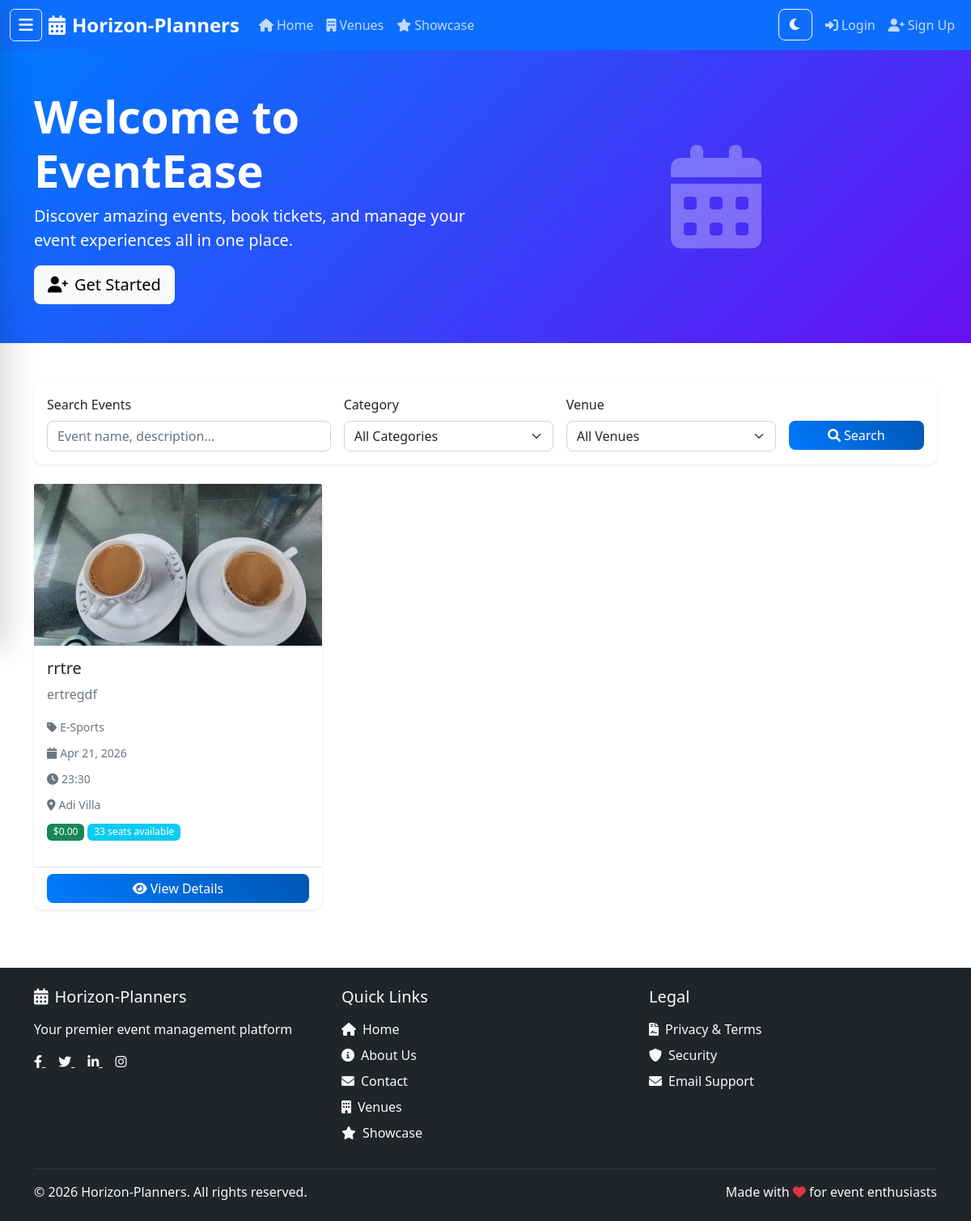
The page / on the database its author committed.
### apps/events/models.py (models this page shows, shortened)
class Event(TimeStampedModel):
    class Status(models.TextChoices):
        DRAFT = 'draft', 'Draft'
        PUBLISHED = 'published', 'Published'
        CANCELLED = 'cancelled', 'Cancelled'
        COMPLETED = 'completed', 'Completed'
    title = models.CharField(max_length=200)
    description = models.TextField()
    category = models.ForeignKey(Category, on_delete=models.PROTECT, related_name='events')
    manager = models.ForeignKey(
        settings.AUTH_USER_MODEL,
        on_delete=models.CASCADE,
        related_name='managed_events',
        limit_choices_to={'role': 'horizon_planner'}
    )
    venue = models.ForeignKey('venues.Venue', on_delete=models.PROTECT, related_name='events')
    event_date = models.DateField()
    start_time = models.TimeField()
    end_time = models.TimeField()
    start_date = models.DateTimeField(blank=True, null=True)
    end_date = models.DateTimeField(blank=True, null=True)
    registration_deadline = models.DateTimeField(blank=True, null=True)
    total_seats = models.PositiveIntegerField(help_text='Total number of available seats')
    max_capacity = models.PositiveIntegerField(blank=True, null=True)
    min_capacity = models.PositiveIntegerField(blank=True, null=True)
    base_price = models.DecimalField(max_digits=10, decimal_places=2)
    requires_approval = models.BooleanField(default=False)
    is_free = models.BooleanField(default=False)
    is_active = models.BooleanField(default=True)
    status = models.CharField(max_length=20, choices=Status.choices, default=Status.DRAFT)
    is_featured = models.BooleanField(default=False)
    poster_image = models.ImageField(upload_to='events/posters/', blank=True, null=True)
    age_restriction = models.PositiveIntegerField(
        null=True,
        blank=True,
        validators=[MinValueValidator(0), MaxValueValidator(21)]
    )
    special_instructions = models.TextField(blank=True)
    class Meta:
        ordering = ['event_date', 'start_time']
    @property
    def available_seats(self):
        booked_seats = self.orders.filter(
            payment__status='completed'
        ).aggregate(total=models.Sum('ticket_quantity'))['total'] or 0
        return self.total_seats - booked_seats

class Category(models.Model):
    name = models.CharField(max_length=100, unique=True)
    description = models.TextField(blank=True)
    color = models.CharField(max_length=7, default='#007bff', help_text='Hex color code')
    icon = models.CharField(max_length=50, blank=True, help_text='Font Awesome icon class')
    class Meta:
        ordering = ['name']
        verbose_name_plural = 'categories'

### apps/venues/models.py (models this page shows, shortened)
class Venue(TimeStampedModel):
    name = models.CharField(max_length=200)
    slug = models.SlugField(max_length=250, unique=True, blank=True)
    description = models.TextField()
    address = models.TextField()
    city = models.CharField(max_length=100)
    state = models.CharField(max_length=100)
    postal_code = models.CharField(max_length=20)
    country = models.CharField(max_length=100, default='USA')
    capacity = models.PositiveIntegerField(help_text='Maximum number of people')
    area_sqft = models.PositiveIntegerField(null=True, blank=True, help_text='Area in square feet')
    hourly_rate = models.DecimalField(max_digits=10, decimal_places=2)
    daily_rate = models.DecimalField(max_digits=10, decimal_places=2, null=True, blank=True)
    contact_person = models.CharField(max_length=200)
    contact_phone = models.CharField(max_length=20)
    contact_email = models.EmailField()
    has_parking = models.BooleanField(default=False)
    has_wifi = models.BooleanField(default=False)
    has_catering = models.BooleanField(default=False)
    has_av_equipment = models.BooleanField(default=False)
    has_accessibility = models.BooleanField(default=False)
    manager = models.ForeignKey(
        settings.AUTH_USER_MODEL,
        on_delete=models.CASCADE,
        related_name='managed_venues',
        limit_choices_to={'role': 'venue_manager'}
    )
    is_active = models.BooleanField(default=True)
    class Meta:
        ordering = ['name']

### apps/events/views.py (the view)
# urls.py: path('', views.EventListView.as_view(), name='home'),
class EventListView(ListView):
    model = Event
    template_name = 'events/event_list.html'
    context_object_name = 'events'
    paginate_by = 12
    def get_queryset(self):
        queryset = Event.objects.filter(status='published').select_related('venue', 'category')
        search_query = self.request.GET.get('search')
        if search_query:
            queryset = queryset.filter(
                Q(title__icontains=search_query) |
                Q(description__icontains=search_query) |
                Q(category__name__icontains=search_query)
            )
        category_id = self.request.GET.get('category')
        if category_id:
            queryset = queryset.filter(category_id=category_id)
        venue_id = self.request.GET.get('venue')
        if venue_id:
            queryset = queryset.filter(venue_id=venue_id)
        return queryset.order_by('-is_featured', 'event_date', 'start_time')
    def get_context_data(self, **kwargs):
        context = super().get_context_data(**kwargs)
        context['categories'] = Category.objects.all()
        context['venues'] = Venue.objects.filter(is_active=True).order_by('name')
        context['search_query'] = self.request.GET.get('search', '')
        context['featured_events'] = Event.objects.filter(
            status='published',
            is_featured=True
        ).select_related('venue', 'category')[:5]
        return context

### templates/events/event_list.html (shortened to what this page needs)
{% extends 'base.html' %}
{% load static %}
{% block content %}
<div class="hero-section bg-primary text-white py-5 mb-5">
    <div class="container">
        <div class="row align-items-center">
            <div class="col-lg-6">
                <h1 class="display-4 fw-bold">Welcome to EventEase</h1>
                <p class="lead">Discover amazing events, book tickets, and manage your event experiences all in one place.</p>
                {% if not user.is_authenticated %}
                    <a href="{% url 'users:signup' %}" class="btn btn-light btn-lg">
                        <i class="fas fa-user-plus me-2"></i>Get Started
                    </a>
                {% endif %}
            </div>
            <div class="col-lg-6 text-center">
                <i class="fas fa-calendar-alt" style="font-size: 8rem; opacity: 0.3;"></i>
            </div>
        </div>
    </div>
</div>
<div class="container">
    <div class="row mb-4">
        <div class="col-12">
            <div class="card">
                <div class="card-body">
                    <form method="get" class="row g-3">
                        <div class="col-md-4">
                            <label for="search" class="form-label">Search Events</label>
                            <input type="text" class="form-control" name="search" id="search"
                                   placeholder="Event name, description..." value="{{ search_query }}">
                        </div>
                        <div class="col-md-3">
                            <label for="category" class="form-label">Category</label>
                            <select class="form-select" name="category" id="category">
                                <option value="">All Categories</option>
                            </select>
                        </div>
                        <div class="col-md-3">
                            <label for="venue" class="form-label">Venue</label>
                            <select class="form-select" name="venue" id="venue">
                                <option value="">All Venues</option>
                            </select>
                        </div>
                        <div class="col-md-2">
                            <label class="form-label">&nbsp;</label>
                            <div class="d-grid">
                                <button type="submit" class="btn btn-primary">
                                    <i class="fas fa-search me-1"></i>Search
                                </button>
                            </div>
                        </div>
                    </form>
                </div>
            </div>
        </div>
    </div>
    {% if events %}
        <div class="row">
            {% for event in events %}
                <div class="col-lg-4 col-md-6 mb-4">
                    <div class="card h-100 shadow-sm">
                        {% if event.poster_image %}
                            <img src="{{ event.poster_image.url }}" class="card-img-top" alt="{{ event.title }}" style="height: 200px; object-fit: cover;">
                        {% else %}
                            <div class="card-img-top bg-light d-flex align-items-center justify-content-center" style="height: 200px;">
                                <i class="fas fa-calendar-alt fa-3x text-muted"></i>
                            </div>
                        {% endif %}
                        <div class="card-body">
                            <h5 class="card-title">{{ event.title }}</h5>
                            <p class="card-text text-muted">{{ event.description|truncatewords:20 }}</p>
                            <div class="mb-2">
                                <small class="text-muted">
                                    <i class="fas fa-tag me-1"></i>{{ event.category.name }}
                                </small>
                            </div>
                            <div class="mb-2">
                                <small class="text-muted">
                                    <i class="fas fa-calendar me-1"></i>{{ event.event_date|date:"M d, Y" }}
                                </small>
                            </div>
                            <div class="mb-2">
                                <small class="text-muted">
                                    <i class="fas fa-clock me-1"></i>{{ event.start_time|time:"H:i" }}
                                </small>
                            </div>
                            <div class="mb-2">
                                <small class="text-muted">
                                    <i class="fas fa-map-marker-alt me-1"></i>{{ event.venue.name }}
                                </small>
                            </div>
                            <div class="mb-3">
                                <span class="badge bg-success">${{ event.base_price }}</span>
                                <span class="badge bg-info">{{ event.available_seats }} seats available</span>
                            </div>
                        </div>
                        <div class="card-footer bg-transparent">
                            <div class="d-grid">
                                <a href="{% url 'events:event_detail' event.pk %}" class="btn btn-primary">
                                    <i class="fas fa-eye me-1"></i>View Details
                                </a>
                            </div>
                        </div>
                    </div>
                </div>
            {% endfor %}
        </div>
    {% endif %}
</div>
{% endblock %}

### static/css/style.css (style rules this page uses)
:root { --primary-color: #007bff; --secondary-color: #6c757d; --success-color: #28a745; --info-color: #17a2b8; --warning-color: #ffc107; --danger-color: #dc3545; --light-color: #f8f9fa; --dark-color: #343a40; }
body { font-family: 'Segoe UI', Tahoma, Geneva, Verdana, sans-serif; margin: 0; padding: 0; overflow-x: hidden; }
.hero-section { background: linear-gradient(135deg, var(--primary-color) 0%, #6610f2 100%); }
.card { border: none; border-radius: 12px; box-shadow: 0 0.125rem 0.25rem rgba(0, 0, 0, 0.075); transition: all 0.3s ease; }
.btn { border-radius: 8px; font-weight: 500; transition: all 0.3s ease; }
.btn-primary { background: linear-gradient(45deg, var(--primary-color), #0056b3); border: none; }
.form-control, .form-select { border-radius: 8px; border: 1px solid #ced4da; transition: all 0.3s ease; }
.badge { border-radius: 6px; font-weight: 500; }
html { transition: background-color 0.3s ease, color 0.3s ease; }
body { transition: background-color 0.3s ease, color 0.3s ease; }
.card { transition: background-color 0.3s ease, color 0.3s ease, border-color 0.3s ease; }

### rows shown on the page
Event: poster_image (picture), title "rrtre", description "ertregdf", category.name "E-Sports", event_date "Apr 21, 2026", start_time "23:30", venue.name "Adi Villa", base_price "0.00", available_seats "33"
